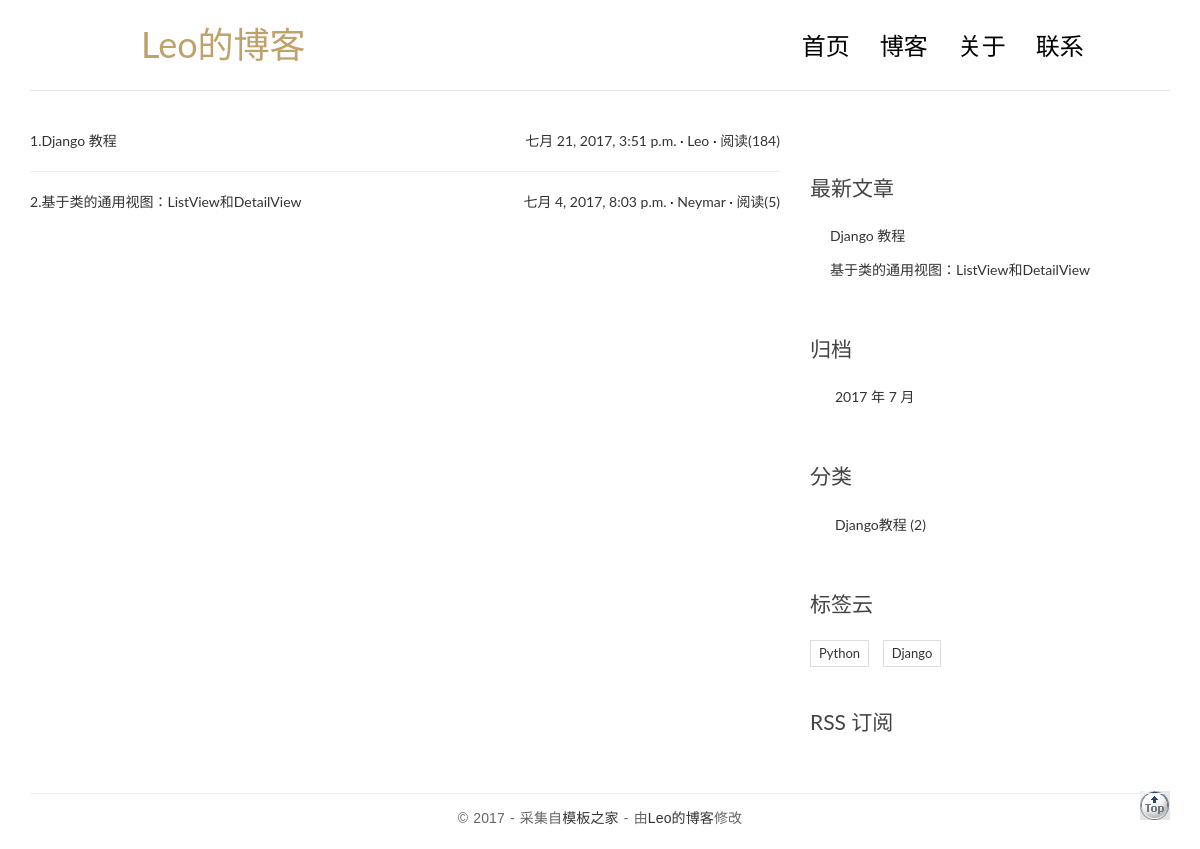
Screenshot of /full_blog/ with the database file from the repository.
### blog/models.py (models this page shows, shortened)
class Post(models.Model):  #自定义了 Manger 后需要在 model 中显示地指定它：
    objects = PostManager()  # 使用默认的 objects 作为 manager的名字
    title = models.CharField(max_length=70,verbose_name="文章标题")
    body= models.TextField(verbose_name="文章正体")
    created_time=models.DateTimeField(verbose_name="创建时间")
    modified_time=models.DateTimeField(verbose_name="修改时间",blank=True)
    excerpt = models.CharField(max_length=200,blank=True)
    views = models.PositiveIntegerField(default=0)  # 记录文章阅读量
    category=models.ForeignKey(Category)
    tag=models.ManyToManyField(Tag)
    author = models.ForeignKey(User,blank=True)
    def get_absolute_url(self): # 获取访问的绝对地址
        return reverse('blog:detail',kwargs={'pk':self.pk})
    class Meta:
        ordering = ['-created_time']

class Category(models.Model):   # 文章分类
    name = models.CharField(max_length=100)

class Tag(models.Model):
    name=models.CharField(max_length=50)

### users/models.py (models this page shows)
class User(AbstractUser):
    objects = UserManager()
    nickname = models.CharField(max_length=50, blank=True)
    is_active = models.BooleanField(default=True)
    is_admin = models.BooleanField(default=False)
    user_isValid = models.BooleanField(blank=True, default=False)
    """
    Users within the Django authentication system are represented by this
    model.
    Username, password and email are required. Other fields are optional.
    """
    def __str__(self):
        return self.username

### blog/views.py (the view)
# urls.py: url(r'^full_blog/$',views.Full_blogView.as_view(),name='full_blog'),
class Full_blogView(ListView):
    model = models.Post
    template_name = 'blog/full_blog.html'
    context_object_name = 'post_list'
    paginate_by = 20

### blog/templatetags/blog_tags.py (called while the page is built)
@register.simple_tag
def get_recent_posts(num=5):
    return models.Post.objects.all()[:num]

@register.simple_tag
def archives():
    return models.Post.objects.dates('created_time', 'month', order='DESC')

@register.simple_tag
def get_categories():
    return models.Category.objects.annotate(num_posts=Count('post')).filter(num_posts__gt=0) # post是关联的数据库模型(小写)

@register.simple_tag
def get_tags():
    return models.Tag.objects.annotate(num_tags=Count('post')).filter(num_tags__gte=1)

### templates/blog/full_blog.html (shortened to what this page needs)
{% extends 'base.html' %}
{% block main %}
{% for post in post_list %}
	<header class="entry-header">
		<a href="{{post.get_absolute_url}}">{{ forloop.counter}}.{{post.title}}</a>
		<div style="float: right">
			<span class="post-date"><a href="#"><time class="entry-date"
													  datetime="{{ post.created_time }}">{{ post.created_time }}</time></a></span>
			<span class="post-author"><a href="{% url 'blog:author_blog' post.author %}">{{ post.author }}</a></span>
			<span class="views-count"><a href="{{post.get_absolute_url}}">阅读({{post.views}})</a></span>
		</div>
		{% if not forloop.last %}
		 <hr />
		{% endif %}
	</header>
		{% empty %}
		<div class="no-post">暂时还没有发布文章！</div>
		{% endfor %}
{% endblock %}

### templates/base.html (shortened to what this page needs)
<!DOCTYPE html>
{% load staticfiles %}
{% load blog_tags %}
<html xmlns="http://www.w3.org/1999/html">
<head>
    <link rel="stylesheet" href="{% static 'blog/css/bootstrap.min.css'%}">
    <link rel="stylesheet" href="http://code.ionicframework.com/ionicons/2.0.1/css/ionicons.min.css">
    <link rel="stylesheet" href="{% static 'blog/css/pace.css'%}">
    <link rel="stylesheet" href="{% static 'blog/css/custom.css'%}">
    <link rel="stylesheet" href="{% static 'blog/css/highlights/github.css' %}">
    <link rel="stylesheet" href="{% static 'blog/css/mycss.css' %}">
</head>
<body>
<div class="container">
    <header id="site-header">
        <div class="row">
            <div class="col-md-4 col-sm-5 col-xs-8">
                <div class="logo">
                     <h1 style="text-align: center"><a href="{% url 'blog:index' %}"><b style="color:#c0a16b" >Leo的博客</b> </a></h1>
                </div>
            </div>
            <div class="col-md-8 col-sm-7 col-xs-4">
                <nav class="main-nav" role="navigation">
                    <div class="collapse navbar-collapse" id="bs-example-navbar-collapse-1">
                        <ul class="nav navbar-nav navbar-right">
                            <li class="cl-effect-11"><a href="{% url 'blog:index' %}" data-hover="首页">首页</a></li>
                            <li class="cl-effect-11"><a href="{% url 'blog:full_blog' %}" data-hover="博客">博客</a></li>
                            <li class="cl-effect-11"><a href="{% url 'blog:about' %}" data-hover="关于">关于</a></li>
                            <li class="cl-effect-11"><a href="{% url 'blog:contact' %}" data-hover="联系">联系</a></li>
                        </ul>
                    </div>
                </nav>
            </div>
        </div>
    </header>
</div>
<div class="content-body">
    <div class="container">
        <div class="row">
            <main class="col-md-8">
                {% block main %}
                {% endblock %}
            </main>
            <aside class="col-md-4">
              {% block toc %}
           <div class="widget widget-recent-posts">
                    <h3 class="widget-title">最新文章</h3>
               {% get_recent_posts as recent_post_list %}
                    <ul>
                       {% for post in recent_post_list %}
                        <li>
                            <a href="{{post.get_absolute_url}}">{{post.title}}</a>
                        </li>
                        {% empty %}
                        暂无文章！
                        {% endfor %}
                    </ul>
                </div>
                <div class="widget widget-archives">
                    <h3 class="widget-title">归档</h3>
                    {% archives as date_list %}
                    <ul>
                        {% for date in date_list%}
                        <li>
                            <a href="{% url 'blog:archives' date.year date.month %}">{{date.year}} 年 {{date.month}} 月
                            </a>
                        </li>
                        {% empty %}
                        暂无归档!
                        {% endfor %}
                    </ul>
                </div>
                <div class="widget widget-category">
                    <h3 class="widget-title">分类</h3>
                    {% get_categories as category_list %}
                    <ul>
                        {% for category in category_list%}
                        <li>
                            <a href="{% url 'blog:category' category.pk %}">{{ category.name }} <span class="post-count">({{category.num_posts}})</span></a>
                        </li>
                        {% empty %}
                        暂无分类
                        {% endfor %}
                    </ul>
                </div>
                {% block tag %}
                <div class="widget widget-tag-cloud">
                    <h3 class="widget-title">标签云</h3>
                    {% get_tags as tag_list %}
                    <ul>
                        {% for tag in tag_list %}
                        <li>
                            <a href="{% url 'blog:tag' tag.pk %}">{{ tag.name }}</a>
                        </li>
                        {% empty %}
                        暂无标签
                        {% endfor %}
                    </ul>
                    {% endblock %}
                </div>
                <div class="rss">
                    <a href=""> RSS 订阅</a>
                </div>
               {% endblock %}
                <div  class="top" style="float: right" >
                    <a id="top"> <img  src="{% static 'blog/img/top.gif' %}"/> </a>
                </div>
            </aside>
        </div>
    </div>
</div>
<footer id="site-footer">
    <div class="container">
        <div class="row">
            <div class="col-md-12">
                <p class="copyright">&copy 2017 - 采集自<a href="http://www.cssmoban.com/"
                                                        target="_blank" title="模板之家">模板之家</a>
                    - 由<a href="http://zmrenwu.com/" title="网页模板" target="_blank">Leo的博客</a>修改
                </p>
            </div>
        </div>
    </div>
</footer>
</body>
</html>

### static/blog/css/custom.css (style rules this page uses)
* { outline: none; }
h1, h2, h3, h4, h5, h6 { margin-top: 0; }
b { font-weight: 400; }
a { color: #333; }
body { color: #444; font-family: 'Lato', sans-serif; }
p { font-family: 'Ubuntu', sans-serif; font-weight: 400; word-spacing: 1px; letter-spacing: 0.01em; }
img { max-width: 100%; }
#site-header { background-color: #FFF; padding: 25px 20px; margin-bottom: 40px; border-bottom: 1px solid #e7e7e7; }
.logo h1 a { color: #000; }
.logo h1 { margin: 0; font-family: 'Lato', sans-serif; font-weight: 300; }
.main-nav { margin-top: 11px; max-width: 95%; }
.main-nav a { color: #000000 !important; padding: 0 0 5px 0 !important; margin-right: 30px; font-family: 'Lato', sans-serif; font-weight: 300; font-size: 24px; }
.cl-effect-11 a { padding: 10px 0; color: #0972b4; text-shadow: none; }
.cl-effect-11 a::before { position: absolute; top: 0; left: 0; overflow: hidden; padding: 0 0 5px 0 !important; max-width: 0; border-bottom: 1px solid #000; color: #000; content: attr(data-hover); white-space: nowrap; -webkit-transition: max-width 0.5s; -moz-transition: max-width 0.5s; transition: max-width 0.5s; }
.content-body { padding-bottom: 4em; }
.post-category::after, .post-date::after, .post-author::after, .comments-link::after { content: ' ·'; color: #000; }
.widget { background: #fff; padding: 30px 0 0; }
.widget-title { font-size: 1.5em; margin-bottom: 20px; line-height: 1.6; padding: 10px 0 0; font-weight: 400; }
.widget-recent-posts ul { padding: 0; margin: 0; padding-left: 20px; }
.widget-recent-posts ul li { list-style-type: none; position: relative; line-height: 170%; margin-bottom: 10px; }
.widget-recent-posts ul li::before { content: '\f3d3'; font-family: "Ionicons"; position: absolute; left: -17px; top: 3px; font-size: 16px; color: #000; }
.widget-archives ul { padding: 0; margin: 0; padding-left: 25px; }
.widget-archives ul li { list-style-type: none; position: relative; line-height: 170%; margin-bottom: 10px; }
.widget-archives ul li::before { content: '\f3f3'; font-family: "Ionicons"; position: absolute; left: -25px; top: 1px; font-size: 16px; color: #000; }
.widget-category ul { padding: 0; margin: 0; padding-left: 25px; }
.widget-category ul li { list-style-type: none; position: relative; line-height: 170%; margin-bottom: 10px; }
.widget-category ul li::before { content: '\f3fe'; font-family: "Ionicons"; position: absolute; left: -25px; top: 1px; font-size: 18px; color: #000; }
.widget-tag-cloud ul { padding: 0; margin: 0; margin-right: -10px; }
.widget-tag-cloud ul li { list-style-type: none; font-size: 13px; display: inline-block; margin-right: 10px; margin-bottom: 10px; padding: 3px 8px; border: 1px solid #ddd; }
.rss { font-size: 21px; margin-top: 30px; }
.rss a { color: #444; }
#site-footer { padding-top: 10px; padding: 0 0 1.5em 0; }
.copyright { text-align: center; padding-top: 1em; margin: 0; border-top: 1px solid #eee; color: #666; }

### static/blog/css/mycss.css (style rules this page uses)
.top { position: fixed; right: 10px; bottom: 10px; display: block; width: 50px; height: 50px; font-size: 20px; }

### rows the page displays
Post: title "Django 教程", created_time "七月 21, 2017, 3:51 p.m.", author "Leo", views "184"
Post: title "基于类的通用视图：ListView和DetailView", created_time "七月 4, 2017, 8:03 p.m.", author "Neymar", views "5"
Category: name "Django教程", num_posts "2"
Tag: name "Python"
Tag: name "Django"

### other values shown
{{ date.year }} "2017"
{{ date.month }} "7"
